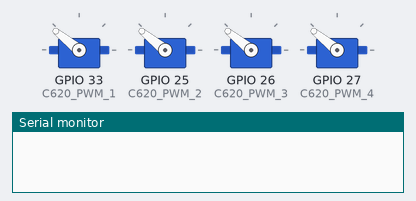
Bench run of a sketch on a simulated ESP32. Shown: 4 × servo, the last lines printed to the serial monitor. Nothing arrives over Bluetooth unless stated.

Above: at 0.01 s.
At 1.3 s:
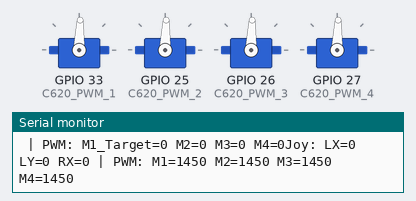
Timing chart, 0 to 2.8 s (numbered marks = the images above):
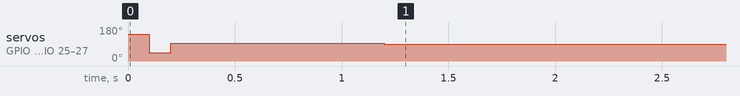

The sketch:

mecanum_2025_improved_code.ino
```cpp
#include <PS4Controller.h>
#include <ESP32Servo.h>

// Motor PWM pins
#define C620_PWM_1 33  // Front Left
#define C620_PWM_2 25  // Back Left
#define C620_PWM_3 26  // Front Right
#define C620_PWM_4 27  // Back Right

// PWM constants
#define PWM_NEUTRAL 1450
#define DEADZONE 15
#define MAX_SPEED 100

// Servo objects
Servo frontLeftWheel;
Servo backLeftWheel;
Servo frontRightWheel;
Servo backRightWheel;

// Motor control variables
int16_t M1_Target = 0, M2_Target = 0, M3_Target = 0, M4_Target = 0;
bool debugMode = true;

void setup() {
  Serial.begin(115200);
  PS4.begin("ec:64:c9:82:8d:1a");
  while (!PS4.isConnected()) {
    delay(500);
    Serial.println("Waiting for PS4 controller...");
  }

  // Attach servos
  frontLeftWheel.attach(C620_PWM_1);
  backLeftWheel.attach(C620_PWM_2);
  frontRightWheel.attach(C620_PWM_3);
  backRightWheel.attach(C620_PWM_4);

  // Initialize motors to neutral
  calibrateC620();
  Serial.println("System ready");
}

void loop() {
  if (!PS4.isConnected()) {
    stopAllMotors();
    return;
  }

  updateMotorTargets();
  writeMotorOutputs();
  delay(10);

  if (debugMode) {
    printDebugInfo();
    delay(100);
  } else {
    delay(20);
  }
}

void updateMotorTargets() {
  // Get joystick values and apply deadzone
  int8_t lx = applyDeadzone(PS4.LStickX());
  int8_t ly = applyDeadzone(PS4.LStickY()); // Keep original Y direction
  int8_t rx = applyDeadzone(PS4.RStickX());

  // Scale inputs smoothly
  float forward = smoothScale(ly) * MAX_SPEED;
  float strafe = smoothScale(lx) * MAX_SPEED;
  float rotation = smoothScale(rx) * MAX_SPEED * 0.7f; // Reduce rotation sensitivity

  // Mecanum wheel kinematics
  M1_Target = constrain(forward + strafe - rotation, -MAX_SPEED, MAX_SPEED);  // Front Left +
  M2_Target = constrain(forward - strafe - rotation, -MAX_SPEED, MAX_SPEED);  // Back Left +
  M3_Target = constrain(forward - strafe + rotation, -MAX_SPEED, MAX_SPEED);  // Front Right -
  M4_Target = constrain(forward + strafe + rotation, -MAX_SPEED, MAX_SPEED);  // Back Right -
}

int8_t applyDeadzone(int8_t value) {
  return (abs(value) < DEADZONE) ? 0 : value;
}

float smoothScale(int8_t input) {
  if (input == 0) return 0.0f;

  float normalized = input / 128.0f;
  // Linear scaling for full range (change to cubic if you want smoother low speeds)
  return normalized;
}

void writeMotorOutputs() {
  frontLeftWheel.writeMicroseconds(PWM_NEUTRAL + M1_Target);
  backLeftWheel.writeMicroseconds(PWM_NEUTRAL + M2_Target);
  frontRightWheel.writeMicroseconds(PWM_NEUTRAL + M3_Target);
  backRightWheel.writeMicroseconds(PWM_NEUTRAL + M4_Target);
}

void stopAllMotors() {
  M1_Target = M2_Target = M3_Target = M4_Target = 0;
  frontLeftWheel.writeMicroseconds(PWM_NEUTRAL);
  backLeftWheel.writeMicroseconds(PWM_NEUTRAL);
  frontRightWheel.writeMicroseconds(PWM_NEUTRAL);
  backRightWheel.writeMicroseconds(PWM_NEUTRAL);
}

void calibrateC620() {
  frontLeftWheel.writeMicroseconds(2000);
  backLeftWheel.writeMicroseconds(2000);
  frontRightWheel.writeMicroseconds(2000);
  backRightWheel.writeMicroseconds(2000);
  delay(100);

  frontLeftWheel.writeMicroseconds(1000);
  backLeftWheel.writeMicroseconds(1000);
  frontRightWheel.writeMicroseconds(1000);
  backRightWheel.writeMicroseconds(1000);
  delay(100);

  frontLeftWheel.writeMicroseconds(1500);
  backLeftWheel.writeMicroseconds(1500);
  frontRightWheel.writeMicroseconds(1500);
  backRightWheel.writeMicroseconds(1500);
  delay(1000);

  Serial.println("Calibration complete");
}

void printDebugInfo() {
  Serial.print("Joy: LX="); Serial.print(PS4.LStickX());
  Serial.print(" LY="); Serial.print(PS4.LStickY());
  Serial.print(" RX="); Serial.print(PS4.RStickX());

  Serial.print(" | PWM: M1="); Serial.print(PWM_NEUTRAL + M1_Target);
  Serial.print(" M2="); Serial.print(PWM_NEUTRAL + M2_Target);
  Serial.print(" M3="); Serial.print(PWM_NEUTRAL + M3_Target);
  Serial.print(" M4="); Serial.println(PWM_NEUTRAL + M4_Target);

  Serial.print(" | PWM: M1_Target="); Serial.print(M1_Target);
  Serial.print(" M2="); Serial.print(M2_Target);
  Serial.print(" M3="); Serial.print(M2_Target);
  Serial.print(" M4="); Serial.print(M2_Target);
}
```

Measured:
- by itself, servo on GPIO 33 (C620_PWM_1), servo on GPIO 25 (C620_PWM_2), servo on GPIO 26 (C620_PWM_3), servo on GPIO 27 (C620_PWM_4): 141° → 44° at 0.10 s, → 93° 0.10 s later, → 88° 1.0 s later
